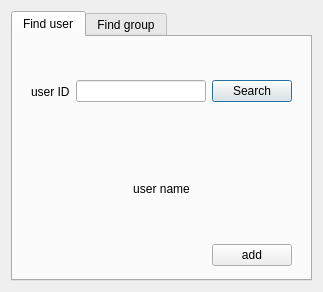
<?xml version="1.0" encoding="UTF-8"?>
<ui version="4.0">
 <class>addNew</class>
 <widget class="QDialog" name="addNew">
  <property name="geometry">
   <rect>
    <x>0</x>
    <y>0</y>
    <width>323</width>
    <height>292</height>
   </rect>
  </property>
  <property name="windowTitle">
   <string>Add new</string>
  </property>
  <layout class="QGridLayout" name="gridLayout">
   <item row="0" column="0">
    <widget class="QTabWidget" name="tabWidget">
     <property name="currentIndex">
      <number>0</number>
     </property>
     <widget class="QWidget" name="tab">
      <attribute name="title">
       <string>Find user</string>
      </attribute>
      <layout class="QVBoxLayout" name="verticalLayout">
       <item>
        <widget class="QWidget" name="widget" native="true">
         <layout class="QHBoxLayout" name="horizontalLayout">
          <item>
           <widget class="QLabel" name="label">
            <property name="text">
             <string>user ID</string>
            </property>
           </widget>
          </item>
          <item>
           <widget class="QLineEdit" name="userID"/>
          </item>
          <item>
           <widget class="QPushButton" name="searchFBtn">
            <property name="text">
             <string>Search</string>
            </property>
           </widget>
          </item>
         </layout>
        </widget>
       </item>
       <item>
        <widget class="QWidget" name="widget_3" native="true">
         <layout class="QHBoxLayout" name="horizontalLayout_3">
          <item>
           <spacer name="horizontalSpacer_2">
            <property name="orientation">
             <enum>Qt::Horizontal</enum>
            </property>
            <property name="sizeHint" stdset="0">
             <size>
              <width>53</width>
              <height>20</height>
             </size>
            </property>
           </spacer>
          </item>
          <item>
           <widget class="QToolButton" name="userTbtn">
            <property name="text">
             <string>user name</string>
            </property>
            <property name="icon">
             <iconset resource="res.qrc">
              <normaloff>:/res/avatar.png</normaloff>:/res/avatar.png</iconset>
            </property>
            <property name="iconSize">
             <size>
              <width>60</width>
              <height>60</height>
             </size>
            </property>
            <property name="toolButtonStyle">
             <enum>Qt::ToolButtonTextBesideIcon</enum>
            </property>
            <property name="autoRaise">
             <bool>true</bool>
            </property>
           </widget>
          </item>
          <item>
           <spacer name="horizontalSpacer">
            <property name="orientation">
             <enum>Qt::Horizontal</enum>
            </property>
            <property name="sizeHint" stdset="0">
             <size>
              <width>52</width>
              <height>20</height>
             </size>
            </property>
           </spacer>
          </item>
         </layout>
        </widget>
       </item>
       <item>
        <widget class="QWidget" name="widget_5" native="true">
         <property name="maximumSize">
          <size>
           <width>16777215</width>
           <height>30</height>
          </size>
         </property>
         <layout class="QHBoxLayout" name="horizontalLayout_5">
          <property name="topMargin">
           <number>0</number>
          </property>
          <property name="bottomMargin">
           <number>0</number>
          </property>
          <item>
           <spacer name="horizontalSpacer_5">
            <property name="orientation">
             <enum>Qt::Horizontal</enum>
            </property>
            <property name="sizeHint" stdset="0">
             <size>
              <width>40</width>
              <height>20</height>
             </size>
            </property>
           </spacer>
          </item>
          <item>
           <widget class="QPushButton" name="addFBtn">
            <property name="text">
             <string>add</string>
            </property>
           </widget>
          </item>
         </layout>
        </widget>
       </item>
      </layout>
     </widget>
     <widget class="QWidget" name="tab_2">
      <attribute name="title">
       <string>Find group</string>
      </attribute>
      <layout class="QVBoxLayout" name="verticalLayout_2">
       <item>
        <widget class="QWidget" name="widget_2" native="true">
         <layout class="QHBoxLayout" name="horizontalLayout_2">
          <item>
           <widget class="QLabel" name="label_2">
            <property name="text">
             <string>group ID</string>
            </property>
           </widget>
          </item>
          <item>
           <widget class="QLineEdit" name="groupID"/>
          </item>
          <item>
           <widget class="QPushButton" name="searchGBtn">
            <property name="text">
             <string>Search</string>
            </property>
           </widget>
          </item>
         </layout>
        </widget>
       </item>
       <item>
        <widget class="QWidget" name="widget_4" native="true">
         <layout class="QHBoxLayout" name="horizontalLayout_4">
          <item>
           <spacer name="horizontalSpacer_3">
            <property name="orientation">
             <enum>Qt::Horizontal</enum>
            </property>
            <property name="sizeHint" stdset="0">
             <size>
              <width>67</width>
              <height>20</height>
             </size>
            </property>
           </spacer>
          </item>
          <item>
           <widget class="QToolButton" name="groupTbtn">
            <property name="text">
             <string>group name</string>
            </property>
            <property name="icon">
             <iconset resource="res.qrc">
              <normaloff>:/res/peoples-two.png</normaloff>:/res/peoples-two.png</iconset>
            </property>
            <property name="iconSize">
             <size>
              <width>60</width>
              <height>60</height>
             </size>
            </property>
            <property name="toolButtonStyle">
             <enum>Qt::ToolButtonTextBesideIcon</enum>
            </property>
            <property name="autoRaise">
             <bool>true</bool>
            </property>
           </widget>
          </item>
          <item>
           <spacer name="horizontalSpacer_4">
            <property name="orientation">
             <enum>Qt::Horizontal</enum>
            </property>
            <property name="sizeHint" stdset="0">
             <size>
              <width>66</width>
              <height>20</height>
             </size>
            </property>
           </spacer>
          </item>
         </layout>
        </widget>
       </item>
       <item>
        <widget class="QWidget" name="widget_6" native="true">
         <property name="maximumSize">
          <size>
           <width>16777215</width>
           <height>30</height>
          </size>
         </property>
         <layout class="QHBoxLayout" name="horizontalLayout_6">
          <property name="topMargin">
           <number>0</number>
          </property>
          <property name="bottomMargin">
           <number>0</number>
          </property>
          <item>
           <spacer name="horizontalSpacer_6">
            <property name="orientation">
             <enum>Qt::Horizontal</enum>
            </property>
            <property name="sizeHint" stdset="0">
             <size>
              <width>179</width>
              <height>20</height>
             </size>
            </property>
           </spacer>
          </item>
          <item>
           <widget class="QPushButton" name="addGBtn">
            <property name="text">
             <string>add</string>
            </property>
           </widget>
          </item>
         </layout>
        </widget>
       </item>
      </layout>
     </widget>
    </widget>
   </item>
  </layout>
 </widget>
 <resources>
  <include location="res.qrc"/>
 </resources>
 <connections/>
</ui>
